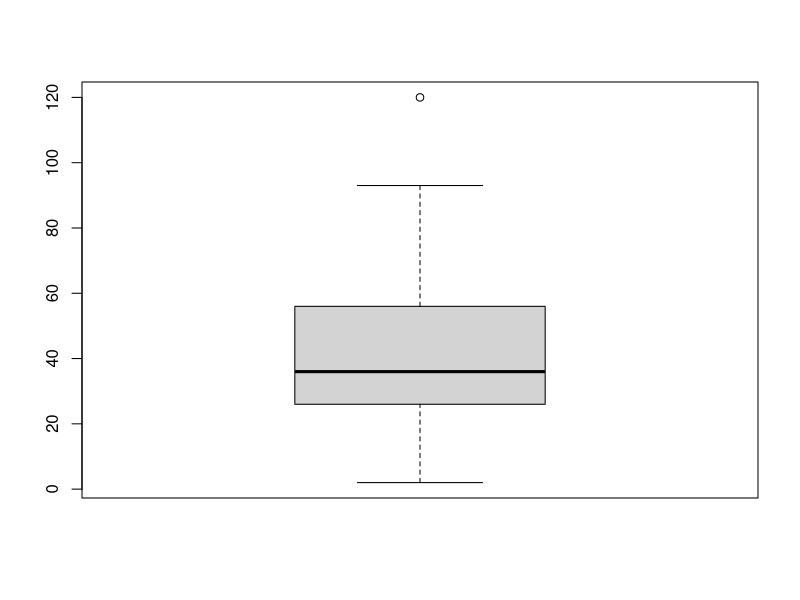
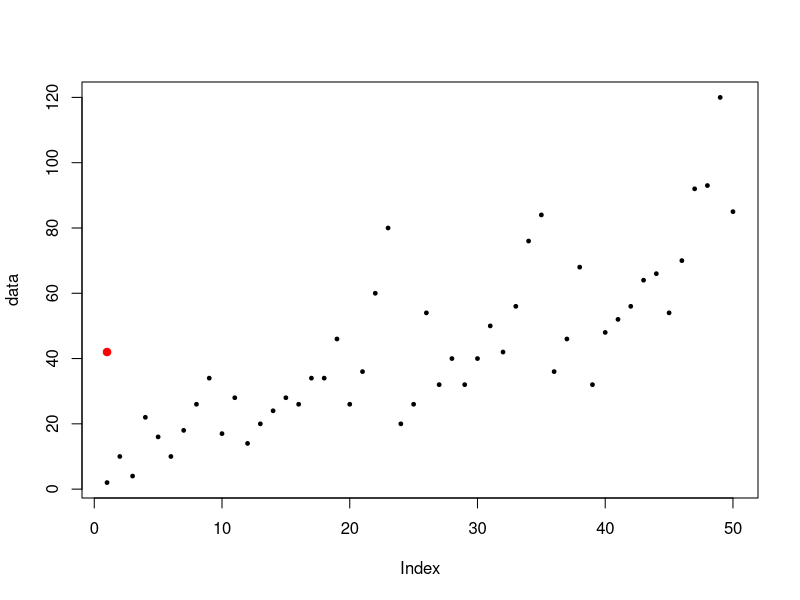
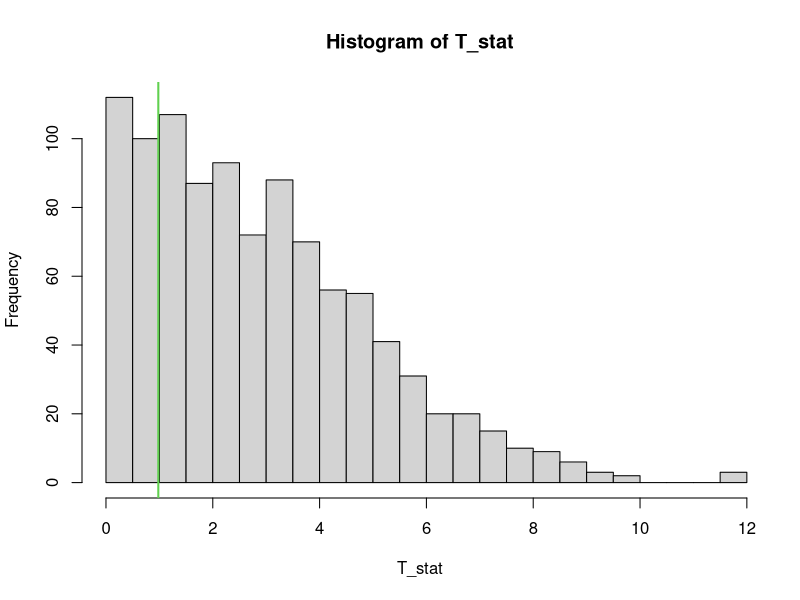
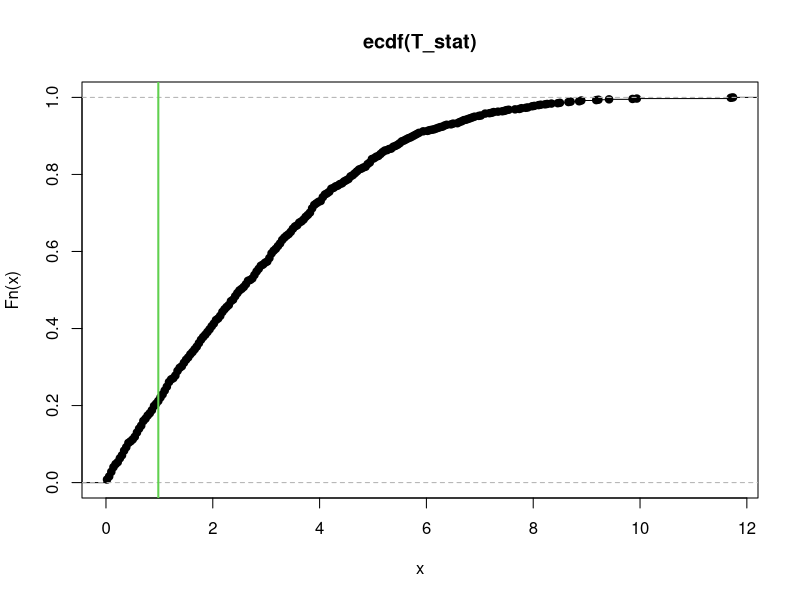
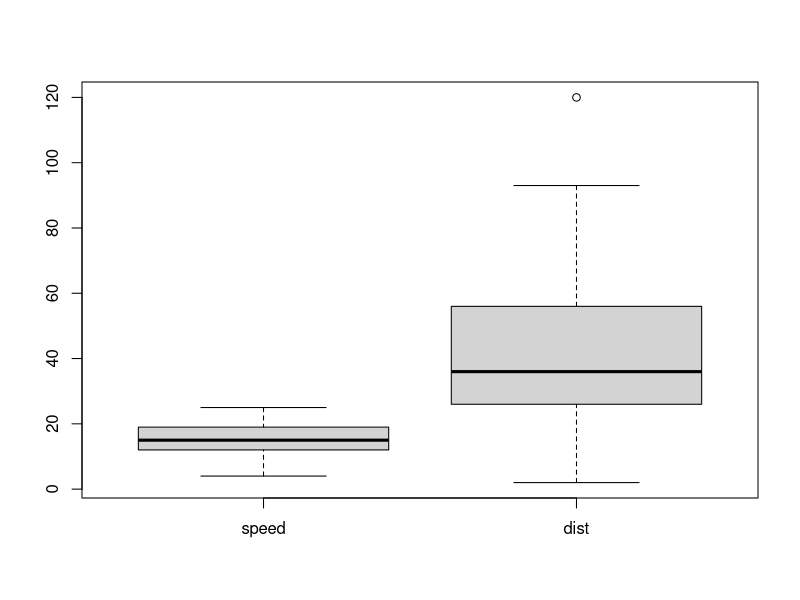
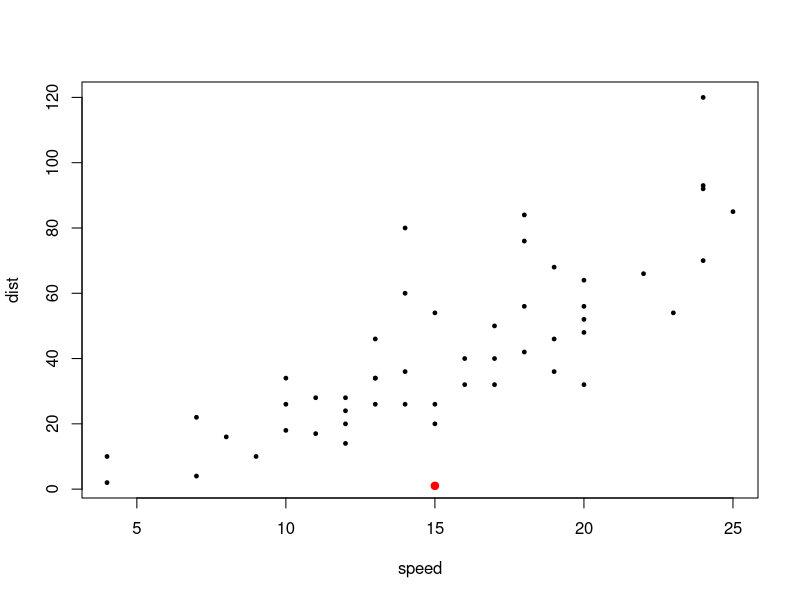
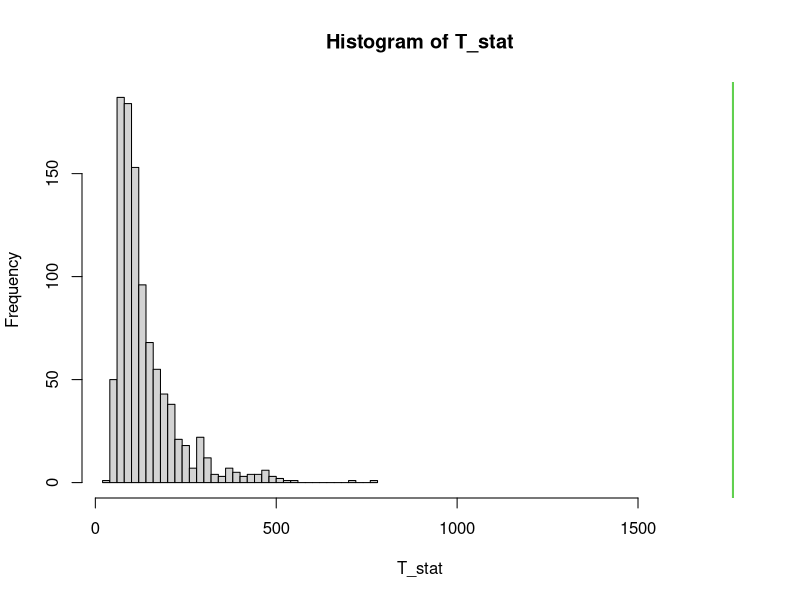
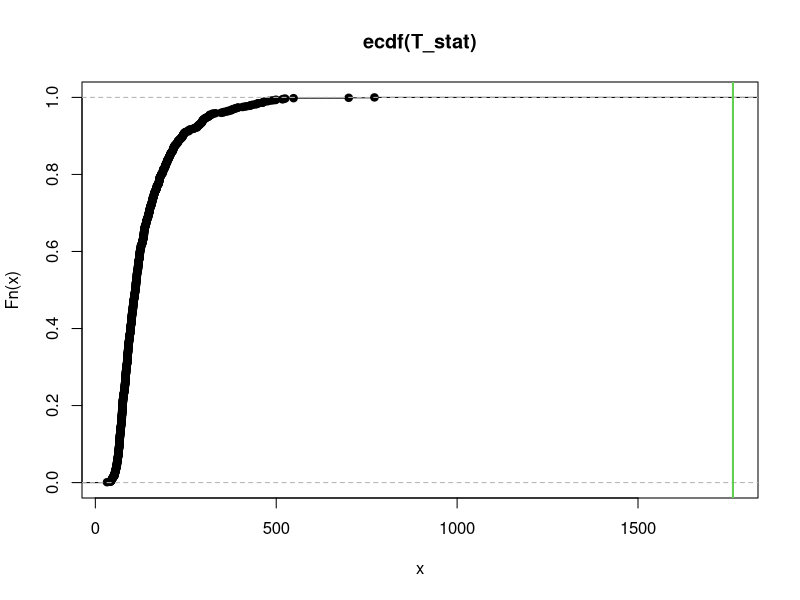

The R script that drew these images, in order:
## ---- chunk 1
seed = 100
B    = 1000
## ---- chunk 2
### Two-sided test
###    H0: "center" is the center of simmetry
###    H1: "center" is *not* the center of simmetry
### Test statistic: distance between the sample mean/median and the center 
data   = cars$dist
n      = length(data)
center = c(42)
boxplot(data)
plot(data, cex=0.5, pch=19)
points(center, pch=19, col='red')

# CMC to estimate the p-value 
set.seed(seed)
data_mean = mean(data)    # or: colMedianians(data)
T0        = abs(data_mean - center)
T_stat    = numeric(B)
for(k in 1:B){
  signs.perm     = rbinom(n, 1, 0.5)*2-1
  data_perm      = center + (data-center)*signs.perm
  data_perm_mean = mean(data_perm)
  T_stat[k]      = abs(data_perm_mean-center)
}

# Permutational distribution of T
hist(T_stat, xlim=range(c(T_stat,T0)), breaks=30)
abline(v=T0, col=3, lwd=2)
plot(ecdf(T_stat), xlim=range(c(T_stat,T0)))
abline(v=T0, col=3, lwd=2)

# p-value
p_value = sum(T_stat>=T0)/B
p_value
## ---- chunk 3
### Two-sided test
###    H0: "center" is the center of simmetry
###    H1: "center" is *not* the center of simmetry
### Test statistic: squared distance between the sample mean/median and the center (other on notes)
data   = cars
n      = dim(data)[1]
p      = dim(data)[2]
center = c(15,1)
boxplot(data)
plot(data, cex=0.5, pch=19)
points(center[1], center[2], pch=19, col='red')

# CMC to estimate the p-value 
set.seed(seed)
data_mean = colMeans(data)    # or: colMedianians(data)
T0        = as.numeric((data_mean-center) %*% (data_mean-center))
T_stat    = numeric(B)
for(k in 1:B){
  signs.perm     = rbinom(n, 1, 0.5)*2-1
  data_perm      = center + (data-center)*matrix(signs.perm, nrow=n, ncol=p, byrow=FALSE)
  data_perm_mean = colMeans(data_perm)
  T_stat[k]      = as.numeric((data_perm_mean-center) %*% (data_perm_mean-center))
}

# Permutational distribution of T
hist(T_stat, xlim=range(c(T_stat,T0)), breaks=30)
abline(v=T0, col=3, lwd=2)
plot(ecdf(T_stat), xlim=range(c(T_stat,T0)))
abline(v=T0, col=3, lwd=2)

# p-value
p_value = sum(T_stat>=T0)/B
p_value
